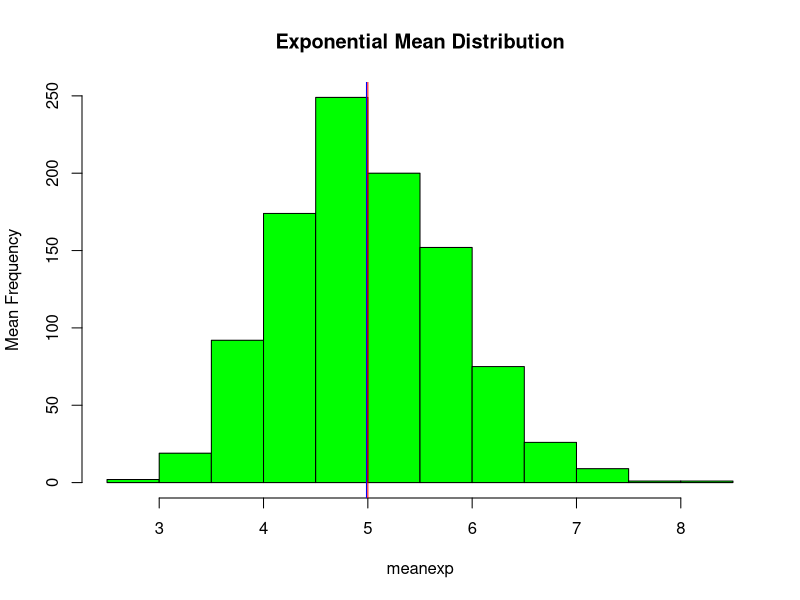
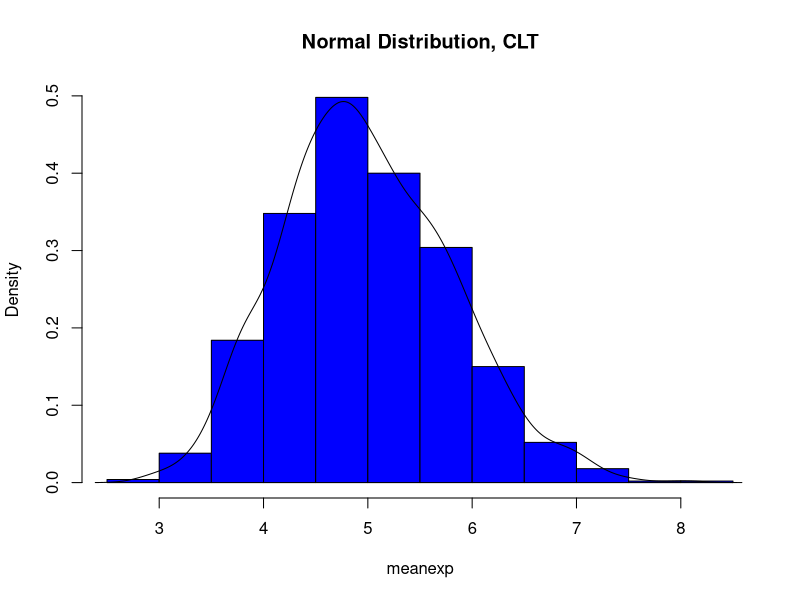

Reproduce these figures in R, in order.
## ---- chunk 1

#Set seed so we can reproduce
set.seed(1000)

#From question
lambda <- 0.2 

n <- 40 

sim <- 1000 

#Simulate some numbers
simexp <- replicate(sim, rexp(n, lambda))

#apply to get the mean
meanexp <- apply(simexp, 2, mean)

mean1 <- mean(meanexp)

theoreticalmean <- 1/lambda

#create a histogram and add in the mean1 and theoreticalmean
hist(meanexp, ylab = "Mean Frequency", col="green", main="Exponential Mean Distribution")
abline(v = mean1, col = "blue")
abline(v = theoreticalmean, col = "red")
## ---- chunk 2
theoreticalmean
## ---- chunk 3
mean1
## ---- chunk 4

sdmeanexp <- round(sd(meanexp), 4)

sdmeanexp

## ---- chunk 5
sdtmean <- round((theoreticalmean)/sqrt(n), 4)

sdtmean

## ---- chunk 6
actualvariance <- round(var(meanexp) ,4)

actualvariance
## ---- chunk 7
theoreticalvariance <- (theoreticalmean)^2/n

theoreticalvariance
## ---- chunk 8

#Histogram of the meanexp 
hist(meanexp, col = "blue", prob = TRUE, main = "Normal Distribution, CLT")
#density line showing normal distribution
lines(density(meanexp), col="black")


